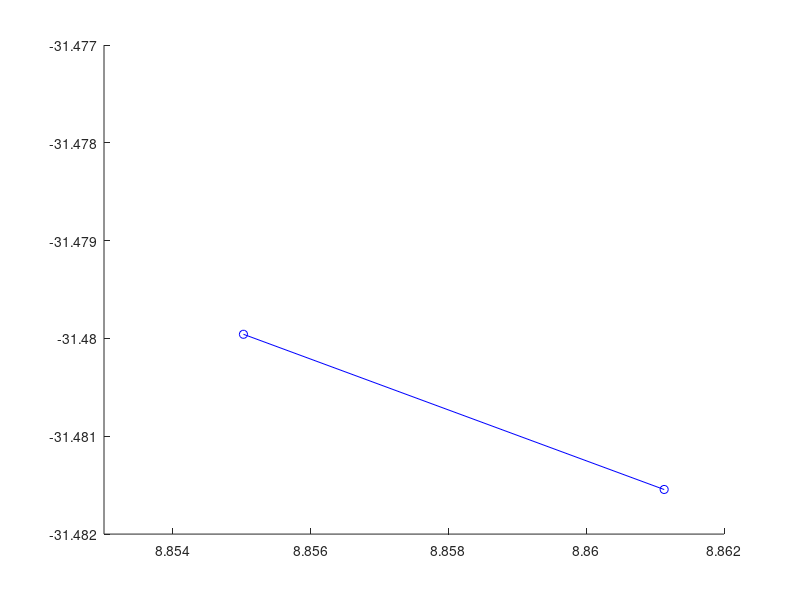

The MATLAB source for this figure:
clc;
close all;
clear all;
Trajectory = [-7.4865866666666409656727410038001835346222, 0.0297619047619164592277662961805617669597
	-7.5015873015872758244881879363674670457840, 0.0297619047619164904527888637630894663744];

Nodes = [-7.5000000000000000000000000000000000000000, 5.0000000000000000000000000000000000000000
	-7.5000000000000000000000000000000000000000, 0.0000000000000000000000000000000000000000
	-2.9071762633624462779380337451584637165070, 3.5462849604396198266442752355942502617836
    ];

Triangles = [1:size(Nodes, 1)];
Triangles = reshape(Triangles, 3, size(Nodes, 1) / 3);
Triangles = Triangles';

% Nodes_p = [		-2.4667932875480627075148731819353997707367, 1.0813362350056721084001765120774507522583
% 	-1.2315817275378992956547108406084589660168, 1.5394885736252672536750196741195395588875
% 	-2.1348029612108834207617746869800612330437, 1.9407506813055077632412803723127581179142];
% 
% Triangles_p = [1:size(Nodes_p, 1)];
% Triangles_p = reshape(Triangles_p, 3, size(Nodes_p, 1) / 3);
% Triangles_p = Triangles_p';

figure(1)
xlim([8.853 8.862])
ylim([-31.482 -31.477])
patch('Vertices', Nodes, 'Faces', Triangles, 'FaceVertexCData', zeros(size(Nodes, 1), 1), 'FaceColor', ...
    'interp', 'EdgeAlpha', 1, 'facealpha', 0); hold on
plot(Trajectory(:, 1), Trajectory(:, 2), '*-r'); hold on
% patch('Vertices', Nodes_p, 'Faces', Triangles_p, 'FaceVertexCData', zeros(size(Nodes_p, 1), 1), 'FaceColor', ...
%     'interp', 'EdgeAlpha', 1, 'facealpha', 0, 'edgecolor', 'b'); hold on

Trajectory = [8.8550243378648207936976177734322845935822, -31.4799578077525730179786478402093052864075
8.8611314120313622311186918523162603378296, -31.4815445753430118713822594145312905311584];

plot(Trajectory(:, 1), Trajectory(:, 2), 'o-b'); hold on
